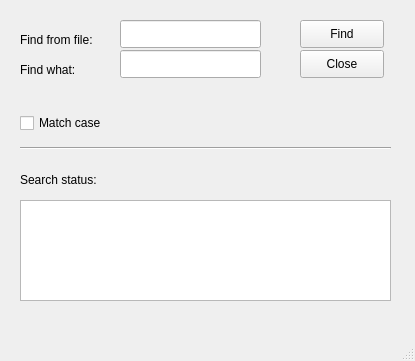
<?xml version="1.0" encoding="UTF-8"?>
<ui version="4.0">
 <class>MainWindow</class>
 <widget class="QMainWindow" name="MainWindow">
  <property name="geometry">
   <rect>
    <x>0</x>
    <y>0</y>
    <width>415</width>
    <height>361</height>
   </rect>
  </property>
  <property name="windowTitle">
   <string>MainWindow</string>
  </property>
  <widget class="QWidget" name="centralwidget">
   <widget class="QLabel" name="label">
    <property name="geometry">
     <rect>
      <x>20</x>
      <y>30</y>
      <width>101</width>
      <height>20</height>
     </rect>
    </property>
    <property name="text">
     <string>Find from file:</string>
    </property>
   </widget>
   <widget class="QLabel" name="label_2">
    <property name="geometry">
     <rect>
      <x>20</x>
      <y>60</y>
      <width>81</width>
      <height>20</height>
     </rect>
    </property>
    <property name="text">
     <string>Find what:</string>
    </property>
   </widget>
   <widget class="QLineEdit" name="fileLineEdit">
    <property name="geometry">
     <rect>
      <x>120</x>
      <y>20</y>
      <width>141</width>
      <height>28</height>
     </rect>
    </property>
   </widget>
   <widget class="QLineEdit" name="keyLineEdit">
    <property name="geometry">
     <rect>
      <x>120</x>
      <y>50</y>
      <width>141</width>
      <height>28</height>
     </rect>
    </property>
   </widget>
   <widget class="QPushButton" name="findPushButton">
    <property name="geometry">
     <rect>
      <x>300</x>
      <y>20</y>
      <width>84</width>
      <height>28</height>
     </rect>
    </property>
    <property name="text">
     <string>Find</string>
    </property>
   </widget>
   <widget class="QPushButton" name="closePushButton">
    <property name="geometry">
     <rect>
      <x>300</x>
      <y>50</y>
      <width>84</width>
      <height>28</height>
     </rect>
    </property>
    <property name="text">
     <string>Close</string>
    </property>
   </widget>
   <widget class="QCheckBox" name="matchCheckBox">
    <property name="geometry">
     <rect>
      <x>20</x>
      <y>110</y>
      <width>101</width>
      <height>26</height>
     </rect>
    </property>
    <property name="text">
     <string>Match case</string>
    </property>
   </widget>
   <widget class="Line" name="line">
    <property name="geometry">
     <rect>
      <x>20</x>
      <y>140</y>
      <width>371</width>
      <height>16</height>
     </rect>
    </property>
    <property name="orientation">
     <enum>Qt::Horizontal</enum>
    </property>
   </widget>
   <widget class="QLabel" name="label_3">
    <property name="geometry">
     <rect>
      <x>20</x>
      <y>170</y>
      <width>101</width>
      <height>20</height>
     </rect>
    </property>
    <property name="text">
     <string>Search status:</string>
    </property>
   </widget>
   <widget class="QTextBrowser" name="textBrowser">
    <property name="geometry">
     <rect>
      <x>20</x>
      <y>200</y>
      <width>371</width>
      <height>101</height>
     </rect>
    </property>
   </widget>
  </widget>
  <widget class="QMenuBar" name="menubar">
   <property name="geometry">
    <rect>
     <x>0</x>
     <y>0</y>
     <width>415</width>
     <height>25</height>
    </rect>
   </property>
  </widget>
  <widget class="QStatusBar" name="statusbar"/>
 </widget>
 <resources/>
 <connections>
  <connection>
   <sender>closePushButton</sender>
   <signal>clicked()</signal>
   <receiver>MainWindow</receiver>
   <slot>close()</slot>
   <hints>
    <hint type="sourcelabel">
     <x>341</x>
     <y>88</y>
    </hint>
    <hint type="destinationlabel">
     <x>207</x>
     <y>180</y>
    </hint>
   </hints>
  </connection>
 </connections>
</ui>
